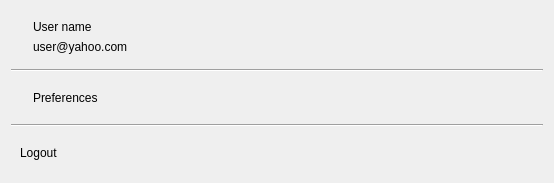
<?xml version="1.0" encoding="UTF-8"?>
<ui version="4.0">
 <class>CStandardAccountMenuComp</class>
 <widget class="QWidget" name="CStandardAccountMenuComp">
  <property name="geometry">
   <rect>
    <x>0</x>
    <y>0</y>
    <width>554</width>
    <height>183</height>
   </rect>
  </property>
  <property name="windowTitle">
   <string>Form</string>
  </property>
  <layout class="QVBoxLayout" name="verticalLayout_2">
   <item>
    <widget class="QFrame" name="AccountFrame">
     <property name="frameShape">
      <enum>QFrame::NoFrame</enum>
     </property>
     <property name="frameShadow">
      <enum>QFrame::Plain</enum>
     </property>
     <layout class="QHBoxLayout" name="horizontalLayout">
      <item>
       <widget class="QLabel" name="AccountPreview">
        <property name="text">
         <string/>
        </property>
       </widget>
      </item>
      <item>
       <layout class="QVBoxLayout" name="verticalLayout">
        <item>
         <widget class="QLabel" name="UserName">
          <property name="sizePolicy">
           <sizepolicy hsizetype="MinimumExpanding" vsizetype="Preferred">
            <horstretch>0</horstretch>
            <verstretch>0</verstretch>
           </sizepolicy>
          </property>
          <property name="minimumSize">
           <size>
            <width>200</width>
            <height>0</height>
           </size>
          </property>
          <property name="text">
           <string>User name</string>
          </property>
         </widget>
        </item>
        <item>
         <widget class="QLabel" name="Email">
          <property name="text">
           <string>user@yahoo.com</string>
          </property>
         </widget>
        </item>
       </layout>
      </item>
     </layout>
    </widget>
   </item>
   <item>
    <widget class="Line" name="Splitter1">
     <property name="orientation">
      <enum>Qt::Horizontal</enum>
     </property>
    </widget>
   </item>
   <item>
    <widget class="QFrame" name="PreferencesFrame">
     <property name="frameShape">
      <enum>QFrame::NoFrame</enum>
     </property>
     <property name="frameShadow">
      <enum>QFrame::Plain</enum>
     </property>
     <layout class="QHBoxLayout" name="horizontalLayout_2">
      <item>
       <widget class="QLabel" name="PreferencesIcon">
        <property name="font">
         <font>
          <weight>50</weight>
          <bold>false</bold>
         </font>
        </property>
        <property name="text">
         <string/>
        </property>
       </widget>
      </item>
      <item>
       <widget class="QLabel" name="PreferencesLabel">
        <property name="sizePolicy">
         <sizepolicy hsizetype="Expanding" vsizetype="Preferred">
          <horstretch>0</horstretch>
          <verstretch>0</verstretch>
         </sizepolicy>
        </property>
        <property name="text">
         <string>Preferences</string>
        </property>
       </widget>
      </item>
     </layout>
    </widget>
   </item>
   <item>
    <widget class="Line" name="Splitter2">
     <property name="orientation">
      <enum>Qt::Horizontal</enum>
     </property>
    </widget>
   </item>
   <item>
    <widget class="QFrame" name="LogoutFrame">
     <property name="frameShape">
      <enum>QFrame::NoFrame</enum>
     </property>
     <property name="frameShadow">
      <enum>QFrame::Plain</enum>
     </property>
     <layout class="QHBoxLayout" name="horizontalLayout_3">
      <item>
       <widget class="QLabel" name="LogoutLabel">
        <property name="sizePolicy">
         <sizepolicy hsizetype="Expanding" vsizetype="Preferred">
          <horstretch>0</horstretch>
          <verstretch>0</verstretch>
         </sizepolicy>
        </property>
        <property name="text">
         <string>Logout</string>
        </property>
       </widget>
      </item>
     </layout>
    </widget>
   </item>
  </layout>
 </widget>
 <resources/>
 <connections/>
</ui>
